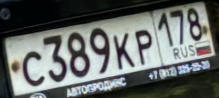
#> input picture 0ac22544b27be4ef.jpg, 219 x 98 px
$ python -i fullfile.py   (imports and definitions only)
#> lines starting #> are read from the running program, lines starting #| are printed output that depends on the picture
# Подключаем необходмые пакеты

from Modules.template import *
from Modules.model import *
import cv2 as cv
from PIL import Image
import matplotlib.pyplot as plt
import pandas as pd
import os
import sys
from ultralytics import YOLO
from sklearn.model_selection import train_test_split

# Объявляем рабочие директории

DATASET_PATH = 'images/'
MODEL_PATH = './resnet18_letters.pth'
LOCAL_PATH = 'temp_crops/'
# [1 line that did not run here, left out]

# Функции для записи и удаления изображений

def writeTo(images, path):
    for i, image in enumerate(images):
        cv.imwrite(f'{path}{i}.jpg', image)

def removeFrom(path):
    for f in Path(path).iterdir():
        os.remove(f.absolute())

# Step 1

def image_segmentation(img):
    img = cv.resize(img, (512, 112), fx=1, fy=1, interpolation=cv.INTER_CUBIC)

    model = YOLO('best.pt')
    model.to('cuda:0' if torch.cuda.is_available() else 'cpu')
    results = model.predict(img, verbose=False)
    mask_raw = results[0].masks[0].cpu().data.numpy().transpose(1,2,0).astype(np.uint8) # получение маски сегмента
    mask_raw = cv.resize(mask_raw, (512, 112), fx=1, fy=1, interpolation=cv.INTER_CUBIC)
    mask_raw = cv.merge((mask_raw,mask_raw,mask_raw))

    mask = cv.cvtColor(mask_raw, cv.COLOR_BGR2GRAY)
    return mask

# Step 2

# [67 lines left out: functions remove_unnecessary_vertexes, adaptive, global_thresh, stof_blur, find_vertex, make_affine_transformations, not called in this run]

# Функция для деформации изображения

def img_deformation(img):
  # Шаг 1.
  mask = image_segmentation(img)
  # Шаг 2.
  vertexes = find_vertex(mask)

  mask[mask == 1] = 255
  img = cv.resize(img, (512, 112), fx=1, fy=1, interpolation=cv.INTER_CUBIC)
  segmented_image = cv.bitwise_and(img, img, mask=mask)

  # Шаг 3.
  affined = make_affine_transformations(segmented_image, vertexes)
  return affined


def get_result(path):
#> called with path = '0ac22544b27be4ef.jpg'
    test = cv.imread(path)
#> test is the input picture: shape (98, 219, 3); mean B, G, R 104.1, 106.2, 101.5
    test = cv.resize(test,(512, 112), fx=1, fy=1, interpolation=cv.INTER_CUBIC)
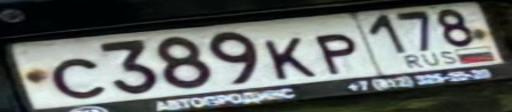
#> test: shape (112, 512, 3); mean B, G, R 104.1, 106.2, 101.5

    trans_img = img_deformation(test)

    crops2 = apply_template(trans_img, 2)
    crops3 = apply_template(trans_img, 3)

    model = LettersPrediction()

    return model.predict_series(crops2), model.predict_series(crops3)

#> (the run stopped early here; a loop or call above may not have finished)
